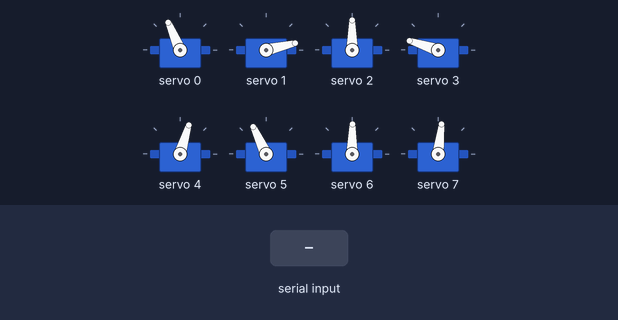
A sketch run on a simulated ESP32. Parts: 8 × servo. The inputs (shaded band) are chosen by the test bench. What the sketch prints to the serial monitor is not drawn.

Above: at 12.2 s.
12.3 s: "2" received over Serial
At 12.77 s:
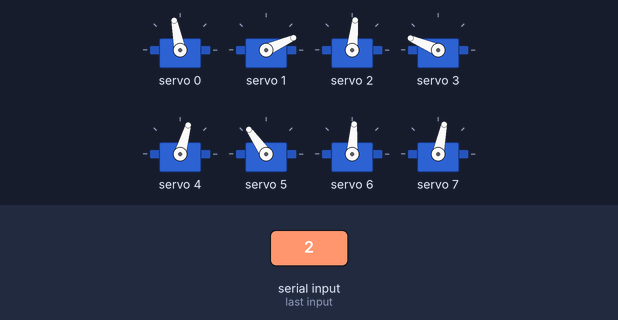
At 13.19 s:
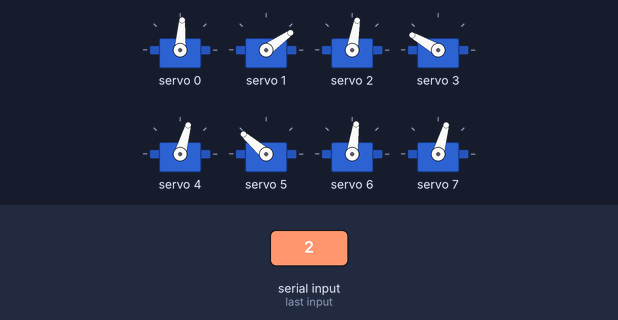
15.3 s: "1" received over Serial
18.3 s: "0" received over Serial
At 18.3 s:
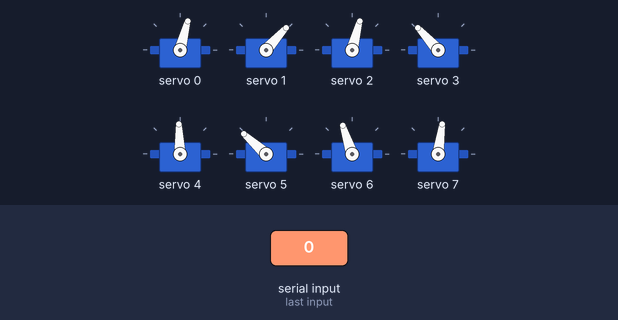
Timing chart, 0 to 21.3 s (numbered marks = the images above; inputs shaded):
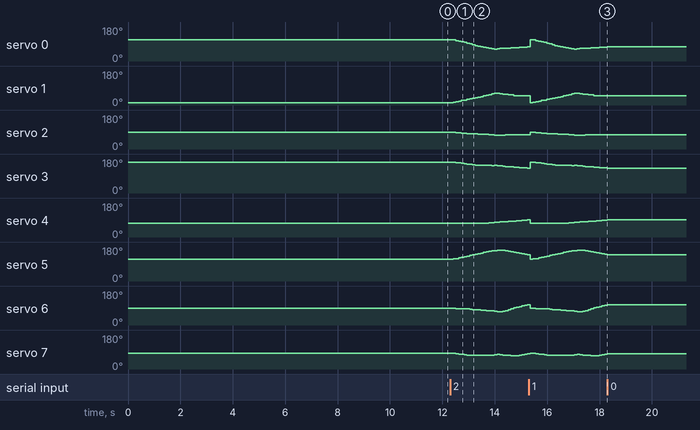

The sketch:

3D_SS_30.ino
```cpp
// HOW TO:
// ------------------------------
// Serial input = 2 -> Steps through gait sequence once and stops at the end.
// Serial input = 1 -> Steps through gait sequence in a loop.
// Serial input = 0 -> Stops infinite loop at the node where it is at that moment

//Gait template
#include <Wire.h>
#include <Adafruit_PWMServoDriver.h>

Adafruit_PWMServoDriver pca9685 = Adafruit_PWMServoDriver();

#define SERVO_FREQ 300
#define SER0 0 //Hip 1
#define SER1 1 //Knee 1
#define SER2 2 //Hip 2
#define SER3 3 //Knee 2
#define SER4 4 //Hip 3
#define SER5 5 //Knee 3
#define SER6 6 //Hip 4
#define SER7 7 //Knee 4


// Insert servo angles here:
// For 3D gaits, these angles are obtained from linearisation.py
// For 2D gaits, these angles are obtained from 2D_trajectory_reader.py
float SS_servo0[] = {-0.47803394, -0.44254997, -0.32894859, -0.27280114, -0.19732923, -0.11646822, -0.03334659,  0.08497434,  0.20399026,  0.29614017,  0.36492201,  0.44614138,  0.51876397,  0.58452613,  0.63468676,  0.67549508,  0.7361921 ,  0.71899619,  0.65159287,  0.63855081,  0.62451842,  0.61541027,  0.59863913,  0.57573926,  0.54671835,  0.52303959,  0.50337711,  0.47785948,  0.44966448,  0.4166891 ,  0.3791806 ,  0.34543081,  0.31248423,  0.27955978,  0.24671478,  0.21620016,  0.18036857,  0.14228513,  0.11583737,  0.08535941,  0.04244603, -0.00908888, -0.06737215, -0.10990889, -0.13996876, -0.17024875, -0.19410191, -0.21613211, -0.23204569, -0.24683159, -0.26731611, -0.28839837, -0.31171071, -0.33812692, -0.36564714, -0.39400934, -0.42556164, -0.45771775};
float SS_servo1[] = {1.79184799, 1.77020761, 1.70288207, 1.61965729, 1.54351609, 1.4692128 , 1.39569977, 1.33449164, 1.27357067, 1.20234293, 1.12165267, 1.04506379, 0.95991083, 0.86902378, 0.77052708, 0.66939463, 0.60705383, 0.60332674, 0.69306401, 0.71198235, 0.76076847, 0.79327856, 0.85238262, 0.91568505, 0.94868961, 0.94651704, 0.94723354, 0.95860143, 0.96070482, 0.96991178, 0.9898825 , 1.01405469, 1.06235394, 1.1185293 , 1.18511438, 1.24414863, 1.28484574, 1.33671347, 1.36786714, 1.4361263 , 1.48946086, 1.52424615, 1.53134588, 1.5288126 , 1.51183446, 1.50143482, 1.4920091 , 1.48326408, 1.47622338, 1.47116986, 1.47355208, 1.48147971, 1.50100075, 1.53891192, 1.58363456, 1.63441779, 1.70816351, 1.77700381};
float SS_servo2[] = {-0.13031982, -0.16780276, -0.21314669, -0.24247071, -0.26452215, -0.28597864, -0.30742043, -0.32863335, -0.3498563 , -0.36212351, -0.37193662, -0.39089233, -0.41268618, -0.43411929, -0.45343126, -0.4717542 , -0.49987306, -0.52579316, -0.52129004, -0.50582744, -0.48810769, -0.47047245, -0.45405038, -0.45252115, -0.44323949, -0.44069757, -0.44669305, -0.45234696, -0.45788972, -0.43106837, -0.36511884, -0.28238032, -0.1960275 , -0.10969205, -0.02283878,  0.07045986,  0.16184911,  0.24763177,  0.32437506,  0.42188867,  0.48188999,  0.50769416,  0.49476136,  0.45296696,  0.39772376,  0.34278843,  0.29419638,  0.24751067,  0.20590954,  0.16635986,  0.12800555,  0.0890192 ,  0.05228274,  0.02059785, -0.0092036 , -0.03757929, -0.06055304, -0.08776539};
float SS_servo3[] = {1.62167254, 1.62884121, 1.6000152 , 1.54059547, 1.48852621, 1.43959554, 1.39183539, 1.36230094, 1.33308693, 1.28694107, 1.24416284, 1.23356262, 1.23125789, 1.22657663, 1.21535579, 1.20149335, 1.21878317, 1.20150003, 1.14375174, 1.10711701, 1.07419513, 1.04384973, 1.01757129, 1.01207174, 0.98077603, 0.95196079, 0.93458437, 0.91003176, 0.88206935, 0.88347631, 0.90747546, 0.89668539, 0.89449897, 0.89493425, 0.90281715, 0.88595174, 0.84407998, 0.81300208, 0.81980417, 0.76013694, 0.6836778 , 0.60274984, 0.53938524, 0.56777125, 0.64268942, 0.7190575 , 0.79203843, 0.86416875, 0.93618083, 1.00623887, 1.0671418 , 1.13616519, 1.20767466, 1.27768322, 1.3471202 , 1.41752708, 1.49160878, 1.56898046};
float SS_servo4[] = { 0.48888325,  0.49291875,  0.48360869,  0.48402939,  0.48358958,  0.48268828,  0.48198544,  0.48437268,  0.4868643 ,  0.47935936,  0.47083177,  0.47179415,  0.46927056,  0.46330043,  0.44894625,  0.42886981,  0.40641703,  0.35606329,  0.31404318,  0.29759761,  0.28696887,  0.27652149,  0.25483694,  0.22995385,  0.19998697,  0.16643198,  0.13879378,  0.10608817,  0.06756189,  0.02716058, -0.02292455, -0.06964751, -0.1116213 , -0.15378609, -0.1959526 , -0.23866325, -0.29137332, -0.34691029, -0.3963015 , -0.44380843, -0.51724547, -0.5959668 , -0.64699408, -0.58659589, -0.49410212, -0.41123786, -0.31662185, -0.21713379, -0.10097138,  0.01734579,  0.11339725,  0.19611154,  0.26291295,  0.3204409 ,  0.37559881,  0.42876109,  0.4743623 ,  0.50543974};
float SS_servo5[] = {-0.68176201, -0.73589562, -0.78506226, -0.86365334, -0.94134879, -1.01803825, -1.09505905, -1.17723904, -1.26043461, -1.33192903, -1.38862147, -1.46637608, -1.54548554, -1.62148198, -1.686725  , -1.74437279, -1.79732955, -1.81887193, -1.81853222, -1.79881234, -1.75916955, -1.71403498, -1.64610593, -1.5651259 , -1.49001809, -1.41756936, -1.36762015, -1.309685  , -1.24777585, -1.19433281, -1.1273588 , -1.05583192, -0.97889538, -0.90104271, -0.82252523, -0.74525641, -0.65681363, -0.57127795, -0.49188115, -0.42021648, -0.27662942, -0.1519224 , -0.09300535, -0.13642048, -0.21379624, -0.27182943, -0.32519595, -0.38005369, -0.4387807 , -0.50157193, -0.57485226, -0.6318572 , -0.66391313, -0.68175637, -0.69576832, -0.70635783, -0.70398033, -0.69213261};
float SS_servo6[] = {-0.0679262 , -0.08973189, -0.11794937, -0.11761768, -0.12502535, -0.13467403, -0.14534286, -0.17189602, -0.19891363, -0.22437241, -0.24454893, -0.26714187, -0.29112747, -0.31608195, -0.34065188, -0.36527801, -0.4006981 , -0.464115  , -0.46938315, -0.39619492, -0.31902998, -0.23382253, -0.12998945, -0.03078664,  0.04738656,  0.11842592,  0.19524906,  0.26830784,  0.3366074 ,  0.3702096 ,  0.36519936,  0.35283123,  0.37149349,  0.3894668 ,  0.41153404,  0.43677131,  0.46167621,  0.48699925,  0.51273699,  0.53832024,  0.54014713,  0.53089198,  0.4994928 ,  0.44754533,  0.3851476 ,  0.32265172,  0.26543553,  0.2101425 ,  0.16007115,  0.11245307,  0.06883214,  0.0319532 ,  0.00418775, -0.01224035, -0.02457733, -0.03353612, -0.02969555, -0.03350032};
float SS_servo7[] = {-0.09895256, -0.10079616, -0.10906329, -0.17685982, -0.22544709, -0.26864824, -0.30944209, -0.31275274, -0.31498991, -0.32028761, -0.33212108, -0.3305134 , -0.32513341, -0.3192634 , -0.31697027, -0.31570407, -0.28126362, -0.21732024, -0.25333909, -0.32413084, -0.33833642, -0.33132895, -0.36810943, -0.42883376, -0.41533688, -0.35034128, -0.28738632, -0.21713298, -0.13471657, -0.09778739, -0.11325101, -0.1298706 , -0.1963111 , -0.25895209, -0.32657263, -0.40008634, -0.47718454, -0.55336023, -0.6270539 , -0.70215263, -0.75765236, -0.81119724, -0.83275094, -0.78469142, -0.70178263, -0.61743419, -0.53589391, -0.45579658, -0.37909627, -0.30578383, -0.24457121, -0.19417677, -0.15827308, -0.13945741, -0.1266668 , -0.118839  , -0.12981441, -0.12982402};

int node=0;
int first=0;
int input=0;
int end_time=0;
int time_step=100000;
int steps = sizeof(SS_servo0)/sizeof(SS_servo0[0]);
int one_print = 0;

// -------------------Joint configurations-------------------
int servo0=0;
int servo0_deg=0;
int servo1=0;
int servo1_deg=0;
int servo2=0;
int servo2_deg=0;
int servo3=0;
int servo3_deg=0;
int servo4=0;
int servo4_deg=0;
int servo5=0;
int servo5_deg=0;
int servo6=0;
int servo6_deg=0;
int servo7=0;
int servo7_deg=0;

void setup() {
  Serial.begin(115200);
  pca9685.begin();

  pca9685.setOscillatorFrequency(27000000); //Value between 24MHz and 27MHz, tuned for this setup
  pca9685.setPWMFreq(SERVO_FREQ);
  delay (1000);

  servo0_deg=SS_servo0[0]/3.14159265*180;
  servo0=map(servo0_deg,-38,90,2200,1030);
  servo1_deg=SS_servo1[0]/3.14159265*180;
  servo1=map(servo1_deg,-90,90,2600,950);
  servo2_deg=SS_servo2[0]/3.14159265*180;
  servo2=map(servo2_deg,-38,90,1510,2730);
  servo3_deg=SS_servo3[0]/3.14159265*180;
  servo3=map(servo3_deg,-90,90,1100,2700);
  servo4_deg=SS_servo4[0]/3.14159265*180;
  servo4=map(servo4_deg,-90,38,2700,1500);
  servo5_deg=SS_servo5[0]/3.14159265*180;
  servo5=map(servo5_deg,-90,90,2600,930);
  servo6_deg=SS_servo6[0]/3.14159265*180;
  servo6=map(servo6_deg,-90,38,850,2250);
  servo7_deg=SS_servo7[0]/3.14159265*180;
  servo7=map(servo7_deg,-90,90,920,2620);

  pca9685.setPWM(SER0,0,servo0);
  pca9685.setPWM(SER1,0,servo1);
  pca9685.setPWM(SER2,0,servo2);
  pca9685.setPWM(SER3,0,servo3);
  pca9685.setPWM(SER4,0,servo4);
  pca9685.setPWM(SER5,0,servo5);
  pca9685.setPWM(SER6,0,servo6);
  pca9685.setPWM(SER7,0,servo7);

  Serial.print("Node:");
  Serial.println(node);
  Serial.print("servo0 -> rads:");
  Serial.print(SS_servo0[node]);
  Serial.print("        deg:");
  Serial.print(servo0_deg);
  Serial.print("        us:");
  Serial.println(servo0);
  Serial.print("servo1 -> rads:");
  Serial.print(SS_servo1[node]);
  Serial.print("        deg:");
  Serial.print(servo1_deg);
  Serial.print("        us:");
  Serial.println(servo1);
  Serial.print("servo2 -> rads:");
  Serial.print(SS_servo2[node]);
  Serial.print("        deg:");
  Serial.print(servo2_deg);
  Serial.print("        us:");
  Serial.println(servo2);
  Serial.print("servo3 -> rads:");
  Serial.print(SS_servo3[node]);
  Serial.print("        deg:");
  Serial.print(servo3_deg);
  Serial.print("        us:");
  Serial.println(servo3);
  Serial.print("servo4 -> rads:");
  Serial.print(SS_servo4[node]);
  Serial.print("        deg:");
  Serial.print(servo4_deg);
  Serial.print("        us:");
  Serial.println(servo4);
  Serial.print("servo5 -> rads:");
  Serial.print(SS_servo5[node]);
  Serial.print("        deg:");
  Serial.print(servo5_deg);
  Serial.print("        us:");
  Serial.println(servo5);
  Serial.print("servo6 -> rads:");
  Serial.print(SS_servo6[node]);
  Serial.print("        deg:");
  Serial.print(servo6_deg);
  Serial.print("        us:");
  Serial.println(servo6);
  Serial.print("servo7 -> rads:");
  Serial.print(SS_servo7[node]);
  Serial.print("        deg:");
  Serial.print(servo7_deg);
  Serial.print("        us:");
  Serial.println(servo7);

  Serial.println("10");
  delay(1000);
  Serial.println("9");
  delay(1000);
  Serial.println("8");
  delay(1000);
  Serial.println("7");
  delay(1000);
  Serial.println("6");
  delay(1000);
  Serial.println("5");
  delay(1000);
  Serial.println("4");
  delay(1000);
  Serial.println("3");
  delay(1000);
  Serial.println("2");
  delay(1000);
  Serial.println("1");
  delay(1000);

}

void loop()
{
  if(Serial.available()>0)
  {
    first=Serial.read();
    if(first=='2')
    {
      input=2;
      node=0;
      one_print=1;
    }
    if(first=='1')
    {
      input=1;
      node=0;
      one_print=1;
    }
    if(first=='0')
    {
      input=0;
    }
  }
  if(input==1 or input==2)
  {
      if(esp_timer_get_time()>=end_time)
      {
        servo0_deg=SS_servo0[node]/3.14159265*180;
        servo0=map(servo0_deg,-38,90,2200,1030);
        servo1_deg=SS_servo1[node]/3.14159265*180;
        servo1=map(servo1_deg,-90,90,2600,950);
        servo2_deg=SS_servo2[node]/3.14159265*180;
        servo2=map(servo2_deg,-38,90,1510,2730);
        servo3_deg=SS_servo3[node]/3.14159265*180;
        servo3=map(servo3_deg,-90,90,1100,2700);
        servo4_deg=SS_servo4[node]/3.14159265*180;
        servo4=map(servo4_deg,-90,38,2700,1500);
        servo5_deg=SS_servo5[node]/3.14159265*180;
        servo5=map(servo5_deg,-90,90,2600,930);
        servo6_deg=SS_servo6[node]/3.14159265*180;
        servo6=map(servo6_deg,-90,38,850,2250);
        servo7_deg=SS_servo7[node]/3.14159265*180;
        servo7=map(servo7_deg,-90,90,920,2620);

        pca9685.setPWM(SER0,0,servo0);
        pca9685.setPWM(SER1,0,servo1);
        pca9685.setPWM(SER2,0,servo2);
        pca9685.setPWM(SER3,0,servo3);
        pca9685.setPWM(SER4,0,servo4);
        pca9685.setPWM(SER5,0,servo5);
        pca9685.setPWM(SER6,0,servo6);
        pca9685.setPWM(SER7,0,servo7);

        node+=1;
        if(node>=steps and input==1)
        {
          Serial.print("Input:");
          Serial.println(input);
          node=0;
        }
        if(node>=steps and input==2)
        {
          Serial.print("Input:");
          Serial.println(input);
          input=0;
        }
         end_time=esp_timer_get_time()+time_step;
      }
   }

  if(input == 0)
  {
        pca9685.setPWM(SER0,0,servo0);
        pca9685.setPWM(SER1,0,servo1);
        pca9685.setPWM(SER2,0,servo2);
        pca9685.setPWM(SER3,0,servo3);
        pca9685.setPWM(SER4,0,servo4);
        pca9685.setPWM(SER5,0,servo5);
        pca9685.setPWM(SER6,0,servo6);
        pca9685.setPWM(SER7,0,servo7);

        if(one_print==1)
        {
          Serial.print("Input:");
          Serial.println(input);
          Serial.print("Node:");
          Serial.println(node);
          Serial.print("servo0 -> rads:");
          Serial.print(SS_servo0[node]);
          Serial.print("        deg:");
          Serial.print(servo0_deg);
          Serial.print("        us:");
          Serial.println(servo0);
          Serial.print("servo1 -> rads:");
          Serial.print(SS_servo1[node]);
          Serial.print("        deg:");
          Serial.print(servo1_deg);
          Serial.print("        us:");
          Serial.println(servo1);
          Serial.print("servo2 -> rads:");
          Serial.print(SS_servo2[node]);
          Serial.print("        deg:");
          Serial.print(servo2_deg);
          Serial.print("        us:");
          Serial.println(servo2);
          Serial.print("servo3 -> rads:");
          Serial.print(SS_servo3[node]);
          Serial.print("        deg:");
          Serial.print(servo3_deg);
          Serial.print("        us:");
          Serial.println(servo3);
          Serial.print("servo4 -> rads:");
          Serial.print(SS_servo4[node]);
          Serial.print("        deg:");
          Serial.print(servo4_deg);
          Serial.print("        us:");
          Serial.println(servo4);
          Serial.print("servo5 -> rads:");
          Serial.print(SS_servo5[node]);
          Serial.print("        deg:");
          Serial.print(servo5_deg);
          Serial.print("        us:");
          Serial.println(servo5);
          Serial.print("servo6 -> rads:");
          Serial.print(SS_servo6[node]);
          Serial.print("        deg:");
          Serial.print(servo6_deg);
          Serial.print("        us:");
          Serial.println(servo6);
          Serial.print("servo7 -> rads:");
          Serial.print(SS_servo7[node]);
          Serial.print("        deg:");
          Serial.print(servo7_deg);
          Serial.print("        us:");
          Serial.println(servo7);
          one_print=0;
        }

  }
}
```

Measured:
- after the input at 12.3 s, servo 0: 113° → 112° after 0.11 s, → 106° 0.11 s later, → 104° 0.11 s later, → 101° 0.11 s later, … (25 changes in this stretch); servo 1: rises from 13° to 63° in 1.6 s, then falls to 48° in 0.84 s
- after the input at 18.3 s, servo 0, servo 2: stops changing and stays 75°; servo 1: stops changing and stays 48°; servo 3: stops changing and stays 132°; servo 4: stops changing and stays 92°; servo 5: stops changing and stays 138°
